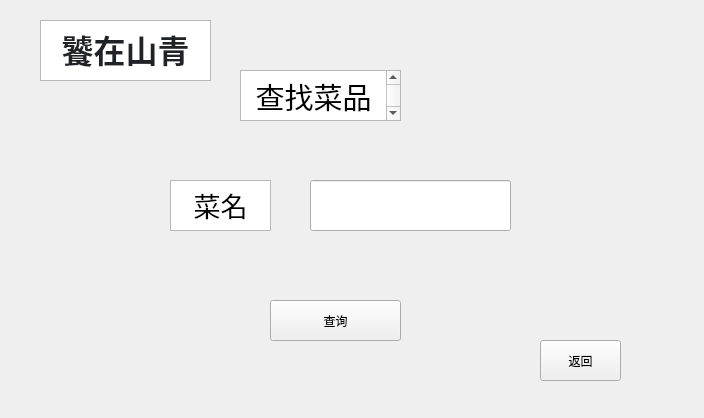
<?xml version="1.0" encoding="UTF-8"?>
<ui version="4.0">
 <class>dishessearch</class>
 <widget class="QWidget" name="dishessearch">
  <property name="geometry">
   <rect>
    <x>0</x>
    <y>0</y>
    <width>704</width>
    <height>418</height>
   </rect>
  </property>
  <property name="windowTitle">
   <string>Form</string>
  </property>
  <widget class="QTextBrowser" name="textBrowser">
   <property name="geometry">
    <rect>
     <x>40</x>
     <y>20</y>
     <width>171</width>
     <height>61</height>
    </rect>
   </property>
   <property name="html">
    <string>&lt;!DOCTYPE HTML PUBLIC &quot;-//W3C//DTD HTML 4.0//EN&quot; &quot;http://www.w3.org/TR/REC-html40/strict.dtd&quot;&gt;
&lt;html&gt;&lt;head&gt;&lt;meta name=&quot;qrichtext&quot; content=&quot;1&quot; /&gt;&lt;meta charset=&quot;utf-8&quot; /&gt;&lt;style type=&quot;text/css&quot;&gt;
p, li { white-space: pre-wrap; }
hr { height: 1px; border-width: 0; }
li.unchecked::marker { content: &quot;\2610&quot;; }
li.checked::marker { content: &quot;\2612&quot;; }
&lt;/style&gt;&lt;/head&gt;&lt;body style=&quot; font-family:'Microsoft YaHei UI'; font-size:9pt; font-weight:400; font-style:normal;&quot;&gt;
&lt;p align=&quot;center&quot; style=&quot; margin-top:0px; margin-bottom:0px; margin-left:0px; margin-right:0px; -qt-block-indent:0; text-indent:0px;&quot;&gt;&lt;span style=&quot; font-family:'-apple-system','BlinkMacSystemFont','Segoe UI','Noto Sans','Helvetica','Arial','sans-serif','Apple Color Emoji','Segoe UI Emoji'; font-size:24pt; font-weight:700; color:#1f2328; background-color:#ffffff;&quot;&gt;饕在山青&lt;/span&gt;&lt;/p&gt;&lt;/body&gt;&lt;/html&gt;</string>
   </property>
  </widget>
  <widget class="QTextBrowser" name="textBrowser_2">
   <property name="geometry">
    <rect>
     <x>240</x>
     <y>70</y>
     <width>161</width>
     <height>51</height>
    </rect>
   </property>
   <property name="html">
    <string>&lt;!DOCTYPE HTML PUBLIC &quot;-//W3C//DTD HTML 4.0//EN&quot; &quot;http://www.w3.org/TR/REC-html40/strict.dtd&quot;&gt;
&lt;html&gt;&lt;head&gt;&lt;meta name=&quot;qrichtext&quot; content=&quot;1&quot; /&gt;&lt;meta charset=&quot;utf-8&quot; /&gt;&lt;style type=&quot;text/css&quot;&gt;
p, li { white-space: pre-wrap; }
hr { height: 1px; border-width: 0; }
li.unchecked::marker { content: &quot;\2610&quot;; }
li.checked::marker { content: &quot;\2612&quot;; }
&lt;/style&gt;&lt;/head&gt;&lt;body style=&quot; font-family:'Microsoft YaHei UI'; font-size:9pt; font-weight:400; font-style:normal;&quot;&gt;
&lt;p align=&quot;center&quot; style=&quot; margin-top:0px; margin-bottom:0px; margin-left:0px; margin-right:0px; -qt-block-indent:0; text-indent:0px;&quot;&gt;&lt;span style=&quot; font-size:22pt;&quot;&gt;查找菜品&lt;/span&gt;&lt;/p&gt;&lt;/body&gt;&lt;/html&gt;</string>
   </property>
  </widget>
  <widget class="QPushButton" name="pushButton">
   <property name="geometry">
    <rect>
     <x>270</x>
     <y>300</y>
     <width>131</width>
     <height>41</height>
    </rect>
   </property>
   <property name="text">
    <string>查询</string>
   </property>
  </widget>
  <widget class="QPushButton" name="pushButton_2">
   <property name="geometry">
    <rect>
     <x>540</x>
     <y>340</y>
     <width>81</width>
     <height>41</height>
    </rect>
   </property>
   <property name="text">
    <string>返回</string>
   </property>
  </widget>
  <widget class="QTextBrowser" name="textBrowser_3">
   <property name="geometry">
    <rect>
     <x>170</x>
     <y>180</y>
     <width>101</width>
     <height>51</height>
    </rect>
   </property>
   <property name="html">
    <string>&lt;!DOCTYPE HTML PUBLIC &quot;-//W3C//DTD HTML 4.0//EN&quot; &quot;http://www.w3.org/TR/REC-html40/strict.dtd&quot;&gt;
&lt;html&gt;&lt;head&gt;&lt;meta name=&quot;qrichtext&quot; content=&quot;1&quot; /&gt;&lt;meta charset=&quot;utf-8&quot; /&gt;&lt;style type=&quot;text/css&quot;&gt;
p, li { white-space: pre-wrap; }
hr { height: 1px; border-width: 0; }
li.unchecked::marker { content: &quot;\2610&quot;; }
li.checked::marker { content: &quot;\2612&quot;; }
&lt;/style&gt;&lt;/head&gt;&lt;body style=&quot; font-family:'Microsoft YaHei UI'; font-size:9pt; font-weight:400; font-style:normal;&quot;&gt;
&lt;p align=&quot;center&quot; style=&quot; margin-top:0px; margin-bottom:0px; margin-left:0px; margin-right:0px; -qt-block-indent:0; text-indent:0px;&quot;&gt;&lt;span style=&quot; font-size:20pt;&quot;&gt;菜名&lt;/span&gt;&lt;/p&gt;&lt;/body&gt;&lt;/html&gt;</string>
   </property>
  </widget>
  <widget class="QLineEdit" name="name">
   <property name="geometry">
    <rect>
     <x>310</x>
     <y>180</y>
     <width>201</width>
     <height>51</height>
    </rect>
   </property>
  </widget>
 </widget>
 <resources/>
 <connections/>
</ui>
